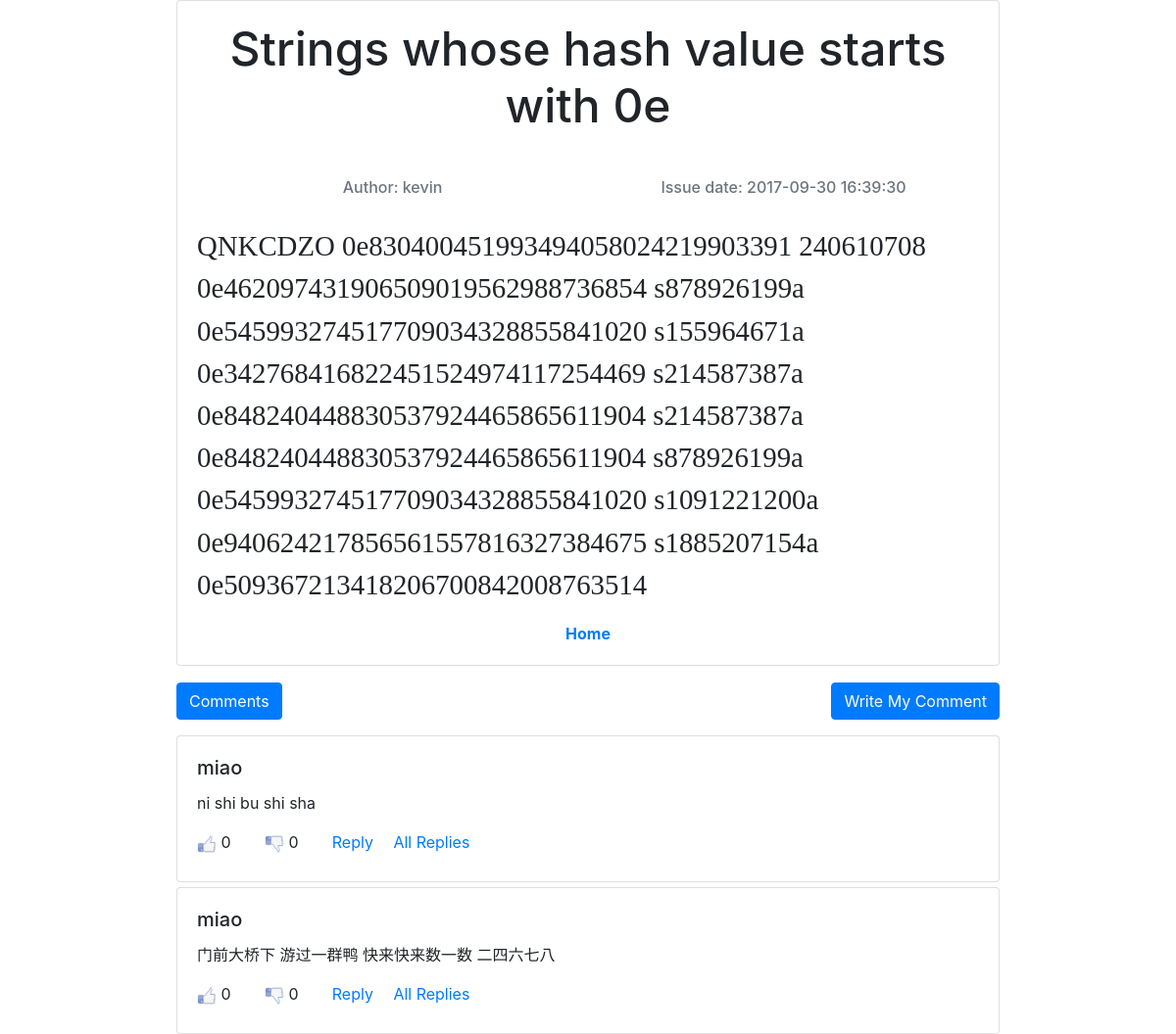
/showStory.php?id=36, run on the app's committed database.
### tables this page shows
CREATE TABLE `stories` (
  `story_id` int(11) NOT NULL AUTO_INCREMENT,
  `title` varchar(255) NOT NULL,
  `issue_date` datetime NOT NULL DEFAULT CURRENT_TIMESTAMP,
  `userid` int(11) NOT NULL,
  `content` text NOT NULL,
  PRIMARY KEY (`story_id`),
  KEY `userid` (`userid`),
  CONSTRAINT `stories_ibfk_1` FOREIGN KEY (`userid`) REFERENCES `users` (`userid`)
);

CREATE TABLE `comments` (
  `comment_id` int(11) NOT NULL AUTO_INCREMENT,
  `content` text NOT NULL,
  `agree` int(11) NOT NULL DEFAULT '0',
  `oppose` int(11) NOT NULL DEFAULT '0',
  `userid` int(11) NOT NULL,
  `type` tinyint(4) NOT NULL,
  `link_comment` int(11) DEFAULT NULL,
  `story_id` int(11) DEFAULT NULL,
  `comment_date` datetime NOT NULL DEFAULT CURRENT_TIMESTAMP,
  PRIMARY KEY (`comment_id`),
  KEY `userid` (`userid`),
  KEY `comments_ibfk_2` (`story_id`),
  CONSTRAINT `comments_ibfk_1` FOREIGN KEY (`userid`) REFERENCES `users` (`userid`),
  CONSTRAINT `comments_ibfk_2` FOREIGN KEY (`story_id`) REFERENCES `stories` (`story_id`) ON DELETE CASCADE ON UPDATE CASCADE
);

### showStory.php (the view, shortened to what this page needs)
<!DOCTYPE html>
<html lang="en">
<head>
    <link rel="stylesheet" type="text/css" href="css/mainstory.css"/>
    <link rel="stylesheet" href="https://maxcdn.bootstrapcdn.com/bootstrap/4.0.0-beta/css/bootstrap.min.css">
</head>
<body>
    <div id="container">
        <div id="story">
            <?php
require 'database.php';
if (isset($_GET['id'])) {
    $id   = (int) $_GET['id'];
    $stmt = $mysqli->prepare("select stories.userid as uid, title, issue_date, username, content
                    from stories join users on stories.userid=users.userid
                    where story_id=?");
    $stmt->bind_param('i', $id);
    $stmt->execute();
    $stmt->bind_result($userid, $title, $issue_date, $username, $content);
}
?>
            <div class="card">
                <div class="card-body">
                    <h1 class="card-title"><?php printf($title);?></h1>
                    <br/>
                    <h6 class="card-subtitle mb-2 text-muted" id="author">Author: <?php printf($username);?></h6>
                    <h6 class="card-subtitle mb-2 text-muted" id="issue_date">Issue date: <?php printf($issue_date);?></h6>
                    <br/><br/>
                    <p class="card-text"><?php print(htmlspecialchars($content));?></p>
                    <div align="center">
                        <a href="index.php" class="card-link"><b>Home</b></a>
                    </div>
                </div>
            </div>
        </div>
        <div id="comment">
            <div id="comment_header">
                <button class="btn btn-primary">Comments</button>
                <button class="btn btn-primary" id="write_comment" onclick="write_comment()">Write My Comment</button>
            </div>
            <div id="comment_body">
                <?php
$stmt = $mysqli->prepare("select comment_id, username, content, agree, oppose, comments.userid from comments join users on comments.userid=users.userid where story_id=?");
$stmt->bind_param('i', $id);
$stmt->execute();
$stmt->bind_result($comment_id, $username, $content, $agree, $oppose, $comment_uid);
while ($stmt->fetch()) {
    ?>
                    <div class="card" id="comment_item" val="<?php echo $comment_id ?>">
                        <div class="card-body">
                        <h5 class="card-title"><?php printf(htmlspecialchars($username));?></h5>
                        <p class="card-text" id="comment_content"><?php printf(htmlspecialchars($content));?></p>
                        <img src="image/agree.png" val="0" alt="agree" id="agree_btn" width="20px" height="20px"/>
                        <label id="agree_num" for="agree_btn"><?php printf(htmlspecialchars($agree));?></label>
                        <img src="image/oppose.png" val="0" alt="oppose" id="oppose_btn" width="20px" height="20px"/>
                        <label id="oppose_num" for="oppose_btn"><?php printf(htmlspecialchars($oppose));?></label>
                        <a href="javascript:void(0);" id="reply_comment_btn">Reply</a>
                        <a href="javascript:void(0)" id="check_all_replies_btn">All Replies</a>
                        </div>
                    </div>
                <?php
}
?>
            </div>
        </div>
    </div>
</body>
</html>

### css/mainstory.css (style rules this page uses)
#story h1 { text-align: center; font-size: 3em; }
#story h6 { text-align: center; margin-top: 10px; }
#story { width: 70%; margin-left: 15%; }
#story p { margin-top: 10px; font-size: 1.8em; font-family: 'Times New Roman', Times, serif; }
#author { width: 50%; float:left; }
#issue_date { width: 50%; float: right; }
#comment { width: 70%; margin-left: 15%; }
#comment_header { margin-top: 2%; margin-bottom: 2%; }
#write_comment { position: absolute; right: 15%; }
#comment_item { margin-top: 5px; }
#agree_btn { cursor: pointer; }
#oppose_btn { cursor: pointer; }
#agree_num { width: 5%; }
#oppose_num { width: 5%; }
#reply_comment_btn { width: 8%; margin-right: 2%; }
#check_all_replies_btn { width: 8%; }

### data on the page
stories: content "QNKCDZO 0e830400451993494058024219903391 240610708 0e462097431906509019562988736854 s878926199a 0e545993274517709034328855841020 s155964671a 0e342768416822451524974117254469 s214587387a 0e848240448830537924465865611904 s214587387a 0e848240448830537924465865611904 s878926199a 0e545993274517709034328855841020 s1091221200a 0e940624217856561557816327384675 s1885207154a 0e509367213418206700842008763514"
comments: value "miao ni shi bu shi sha 0 0"
comments: value "miao 门前大桥下 游过一群鸭 快来快来数一数 二四六七八 0 0"
